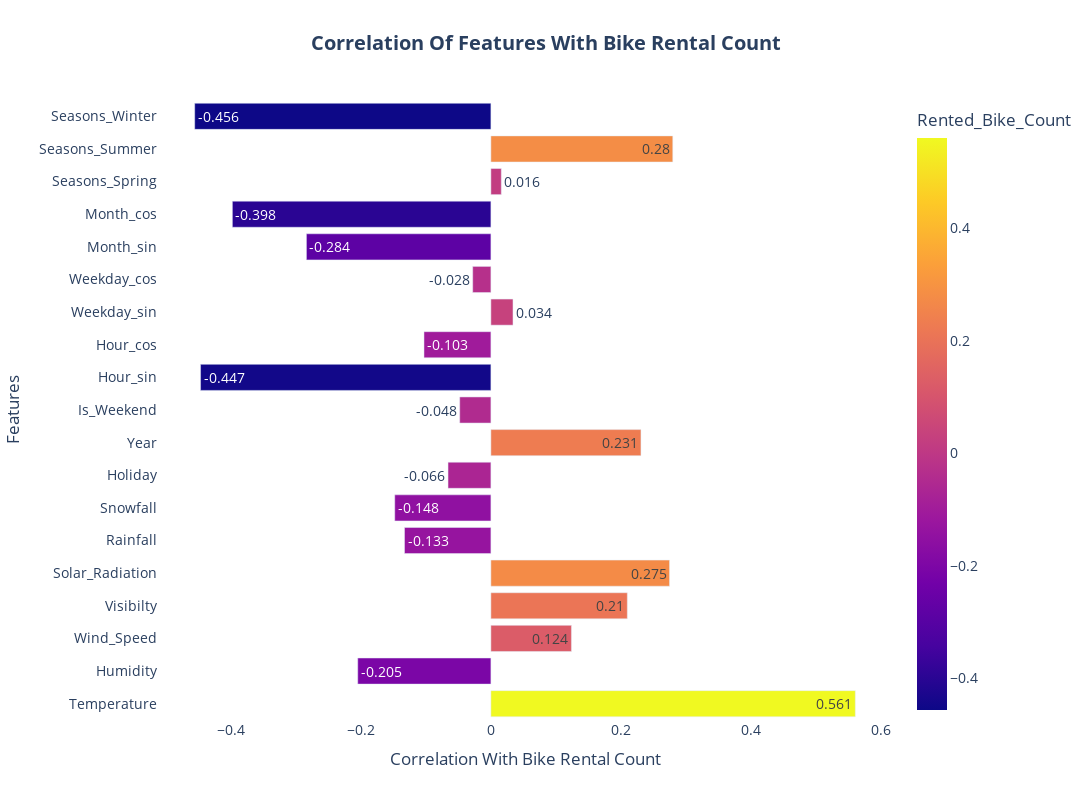

Notebook code cell kept with this figure:
### Markdown cell above
## **11.Correlation Plot**

### Code cell
train_data = X_train.copy() # here using .copy() to not mess with original X_train

categorical_cols = train_data.select_dtypes(include = 'object').columns
# encoding the train_data only
train_data_encoded = pd.DataFrame(
  pd.get_dummies(train_data, columns = categorical_cols, drop_first = True)
)

train_data_encoded['Rented_Bike_Count'] = y_train

corr_matrix = train_data_encoded.corr(numeric_only = True)['Rented_Bike_Count'].drop('Rented_Bike_Count') # taking correlation of training data only to prevent the data leakage)
corr_matrix = pd.DataFrame(corr_matrix).reset_index()
corr_matrix['Rented_Bike_Count'] = corr_matrix['Rented_Bike_Count'].round(3)

plt.figure(figsize = (12,8))
fig = px.bar(
  corr_matrix,
  x = 'Rented_Bike_Count',
  y = 'index',
  color = 'Rented_Bike_Count',
  title = '<b>Correlation Of Features With Bike Rental Count</b>',
  text = 'Rented_Bike_Count'
)
fig.update_layout(
  height = 800,
  width = 1200,
  title_x = 0.5,
  xaxis_title = 'Correlation With Bike Rental Count',
  yaxis_title = 'Features',
  plot_bgcolor = 'white',
  font = dict(size = 14)
)
fig.show()

### Figure 1 — Plotly figure (JSON) as saved in the notebook; plotly's stock layout.template omitted (floating-point values rounded to 4 significant figures)
{"data": [{"hovertemplate": "Rented_Bike_Count=%{marker.color}<br>index=%{y}<extra></extra>", "legendgroup": "", "marker": {"color": [0.561, -0.205, 0.124, 0.21, 0.275, -0.133, -0.148, -0.066, 0.231, -0.048, -0.447, -0.103, 0.034, -0.028, -0.284, -0.398, 0.016, 0.28, -0.456], "coloraxis": "coloraxis", "pattern": {"shape": ""}}, "name": "", "orientation": "h", "showlegend": false, "text": [0.561, -0.205, 0.124, 0.21, 0.275, -0.133, -0.148, -0.066, 0.231, -0.048, -0.447, -0.103, 0.034, -0.028, -0.284, -0.398, 0.016, 0.28, -0.456], "textposition": "auto", "type": "bar", "x": [0.561, -0.205, 0.124, 0.21, 0.275, -0.133, -0.148, -0.066, 0.231, -0.048, -0.447, -0.103, 0.034, -0.028, -0.284, -0.398, 0.016, 0.28, -0.456], "xaxis": "x", "y": ["Temperature", "Humidity", "Wind_Speed", "Visibilty", "Solar_Radiation", "Rainfall", "Snowfall", "Holiday", "Year", "Is_Weekend", "Hour_sin", "Hour_cos", "Weekday_sin", "Weekday_cos", "Month_sin", "Month_cos", "Seasons_Spring", "Seasons_Summer", "Seasons_Winter"], "yaxis": "y"}], "layout": {"barmode": "relative", "coloraxis": {"colorbar": {"title": {"text": "Rented_Bike_Count"}}, "colorscale": [[0, "#0d0887"], [0.1111, "#46039f"], [0.2222, "#7201a8"], [0.3333, "#9c179e"], [0.4444, "#bd3786"], [0.5556, "#d8576b"], [0.6667, "#ed7953"], [0.7778, "#fb9f3a"], [0.8889, "#fdca26"], [1, "#f0f921"]]}, "font": {"size": 14}, "height": 800, "legend": {"tracegroupgap": 0}, "plot_bgcolor": "white", "title": {"text": "<b>Correlation Of Features With Bike Rental Count</b>", "x": 0.5}, "width": 1200, "xaxis": {"anchor": "y", "domain": [0, 1], "title": {"text": "Correlation With Bike Rental Count"}}, "yaxis": {"anchor": "x", "domain": [0, 1], "title": {"text": "Features"}}}}
